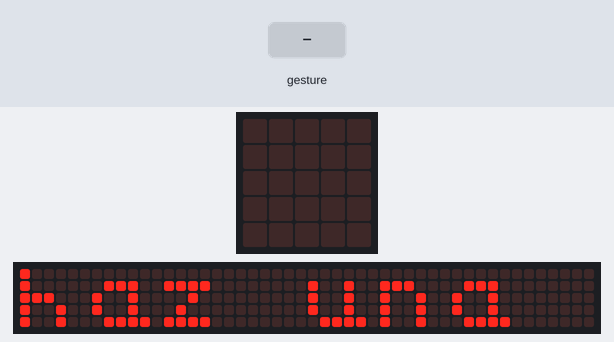
Bench run of a program on a simulated BBC micro:bit (MakeCode). On the bench: the board's 5×5 LED display, a strip that is not on the board, showing the scrolling text unrolled. The inputs (shaded band) are chosen by the test bench. Random numbers come from a fixed seed; a tilt is held for 1.5 s and a shake lasts 1 s, then the board lies face up again; the 48×5 strip is a reading aid, not a part: it shows the text the display is scrolling, unrolled, one strip-width of it at a time.

Above: at 3.2 s.
At 17.2 s:
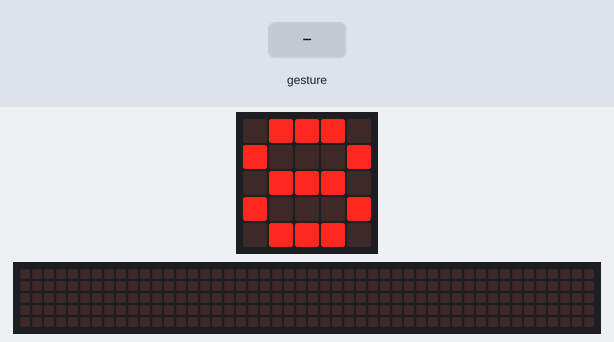
17.3 s: gesture 'shake'
At 17.57 s:
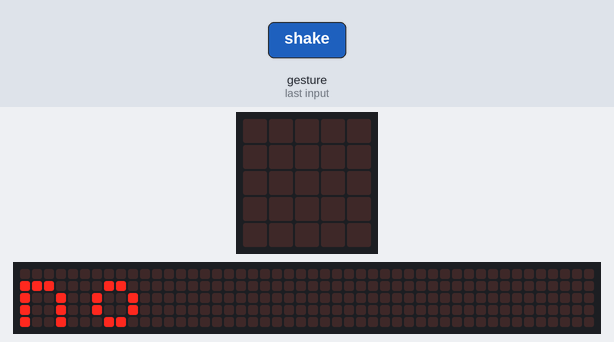
19.4 s: gesture 'shake'
At 23.6 s:
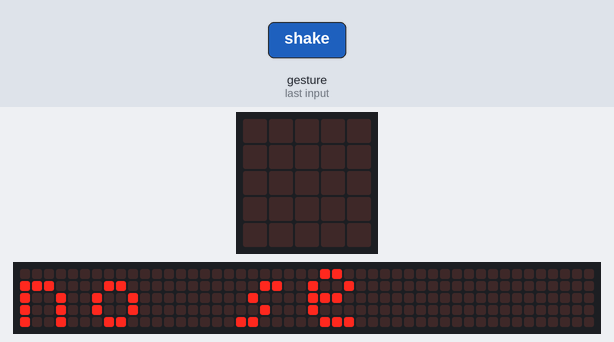

The program:

main.ts
```typescript
input.onGesture(Gesture.Shake, function () {
    basic.clearScreen()
    numero_aleatorio = randint(0, 3)
    if (numero_aleatorio == 2) {
        basic.showString("si")
    } else if (numero_aleatorio == 1) {
        basic.showString("no")
    } else {
        basic.showString("no se")
    }
    basic.showNumber(8)
})
let numero_aleatorio = 0
basic.showString("haz una pregunta")
basic.showNumber(8)
```

test.ts
```typescript
// aquí va el archivo "tests"; esto no se compilará cuando este paquete se utilice como una extensión.
```

Measured:
- after the input at 17.3 s, the display: changes after 0.20 s (image 2)
- what the display in image 0 shows lasts 0.6 s, from 3.2 s to 3.8 s
